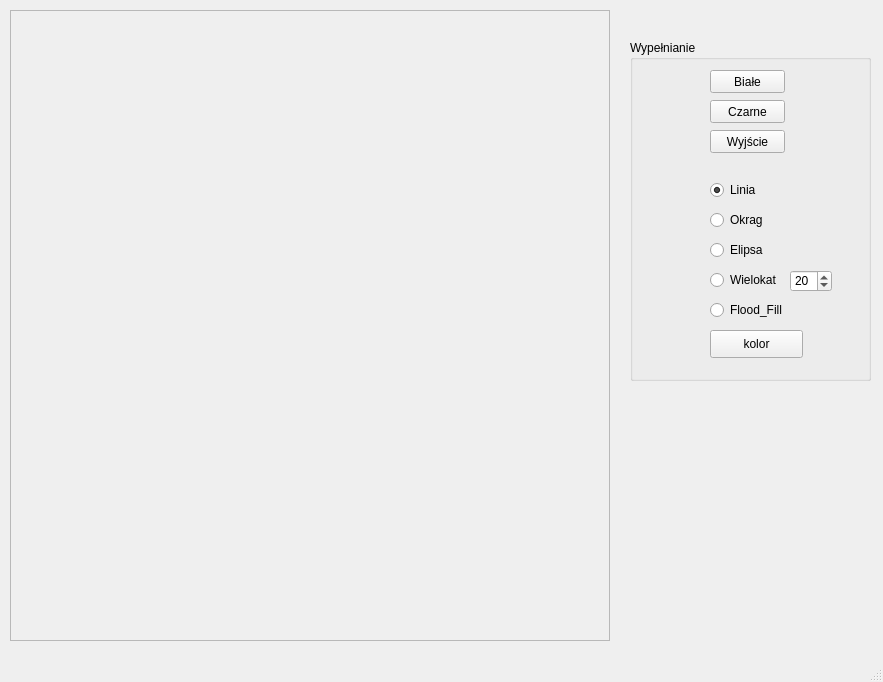
<?xml version="1.0" encoding="UTF-8"?>
<ui version="4.0">
 <class>MyWindow</class>
 <widget class="QMainWindow" name="MyWindow">
  <property name="geometry">
   <rect>
    <x>0</x>
    <y>0</y>
    <width>883</width>
    <height>682</height>
   </rect>
  </property>
  <property name="windowTitle">
   <string>MyWindow</string>
  </property>
  <widget class="QWidget" name="centralWidget">
   <widget class="QFrame" name="rysujFrame">
    <property name="geometry">
     <rect>
      <x>10</x>
      <y>10</y>
      <width>600</width>
      <height>631</height>
     </rect>
    </property>
    <property name="frameShape">
     <enum>QFrame::StyledPanel</enum>
    </property>
    <property name="frameShadow">
     <enum>QFrame::Raised</enum>
    </property>
   </widget>
   <widget class="QGroupBox" name="groupBox">
    <property name="geometry">
     <rect>
      <x>630</x>
      <y>40</y>
      <width>241</width>
      <height>341</height>
     </rect>
    </property>
    <property name="title">
     <string>Wypełnianie</string>
    </property>
    <widget class="QPushButton" name="cleanButton">
     <property name="geometry">
      <rect>
       <x>80</x>
       <y>30</y>
       <width>75</width>
       <height>23</height>
      </rect>
     </property>
     <property name="text">
      <string>Białe</string>
     </property>
    </widget>
    <widget class="QPushButton" name="exitButton">
     <property name="geometry">
      <rect>
       <x>80</x>
       <y>90</y>
       <width>75</width>
       <height>23</height>
      </rect>
     </property>
     <property name="text">
      <string>Wyjście</string>
     </property>
    </widget>
    <widget class="QPushButton" name="cleanButton_2">
     <property name="geometry">
      <rect>
       <x>80</x>
       <y>60</y>
       <width>75</width>
       <height>23</height>
      </rect>
     </property>
     <property name="text">
      <string>Czarne</string>
     </property>
    </widget>
    <widget class="QRadioButton" name="radioButton">
     <property name="geometry">
      <rect>
       <x>80</x>
       <y>140</y>
       <width>95</width>
       <height>20</height>
      </rect>
     </property>
     <property name="text">
      <string>Linia</string>
     </property>
     <property name="checked">
      <bool>true</bool>
     </property>
    </widget>
    <widget class="QRadioButton" name="radioButton_2">
     <property name="geometry">
      <rect>
       <x>80</x>
       <y>170</y>
       <width>95</width>
       <height>20</height>
      </rect>
     </property>
     <property name="text">
      <string>Okrag</string>
     </property>
    </widget>
    <widget class="QRadioButton" name="radioButton_3">
     <property name="geometry">
      <rect>
       <x>80</x>
       <y>200</y>
       <width>95</width>
       <height>20</height>
      </rect>
     </property>
     <property name="text">
      <string>Elipsa</string>
     </property>
    </widget>
    <widget class="QRadioButton" name="radioButton_4">
     <property name="geometry">
      <rect>
       <x>80</x>
       <y>230</y>
       <width>95</width>
       <height>20</height>
      </rect>
     </property>
     <property name="text">
      <string>Wielokat</string>
     </property>
    </widget>
    <widget class="QSpinBox" name="spinBox">
     <property name="geometry">
      <rect>
       <x>160</x>
       <y>230</y>
       <width>42</width>
       <height>22</height>
      </rect>
     </property>
     <property name="minimum">
      <number>3</number>
     </property>
     <property name="maximum">
      <number>1000</number>
     </property>
     <property name="value">
      <number>20</number>
     </property>
    </widget>
    <widget class="QPushButton" name="pushButton">
     <property name="geometry">
      <rect>
       <x>80</x>
       <y>290</y>
       <width>93</width>
       <height>28</height>
      </rect>
     </property>
     <property name="text">
      <string>kolor</string>
     </property>
    </widget>
    <widget class="QRadioButton" name="radioButton_5">
     <property name="geometry">
      <rect>
       <x>80</x>
       <y>260</y>
       <width>95</width>
       <height>20</height>
      </rect>
     </property>
     <property name="text">
      <string>Flood_Fill</string>
     </property>
    </widget>
   </widget>
  </widget>
  <widget class="QStatusBar" name="statusBar"/>
  <action name="actionPierwszy">
   <property name="text">
    <string>Pierwszy</string>
   </property>
  </action>
  <action name="actionDrugi">
   <property name="text">
    <string>Drugi</string>
   </property>
  </action>
 </widget>
 <layoutdefault spacing="6" margin="11"/>
 <resources/>
 <connections/>
</ui>
